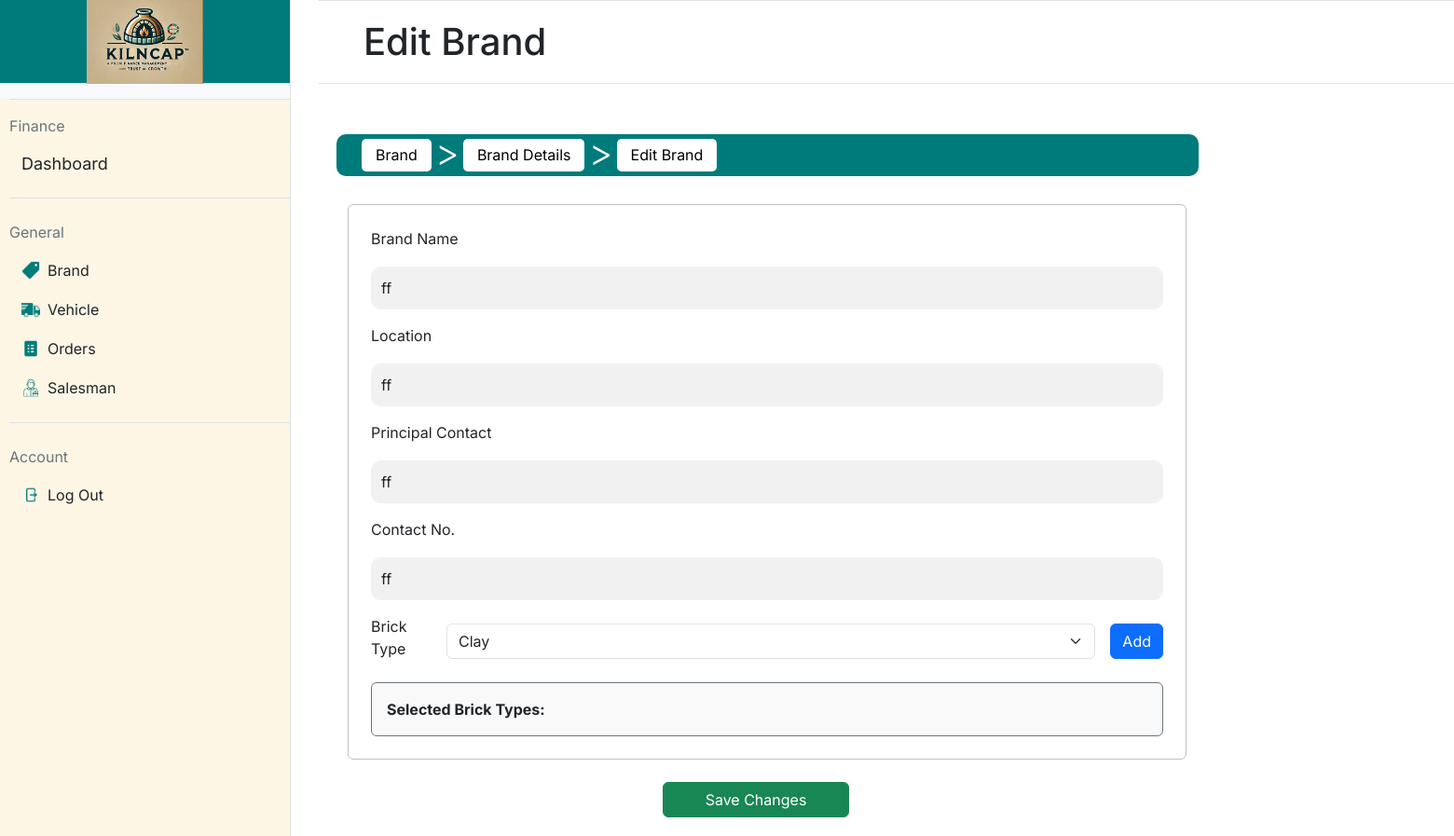
The app's page /edit_brand/1, older data.
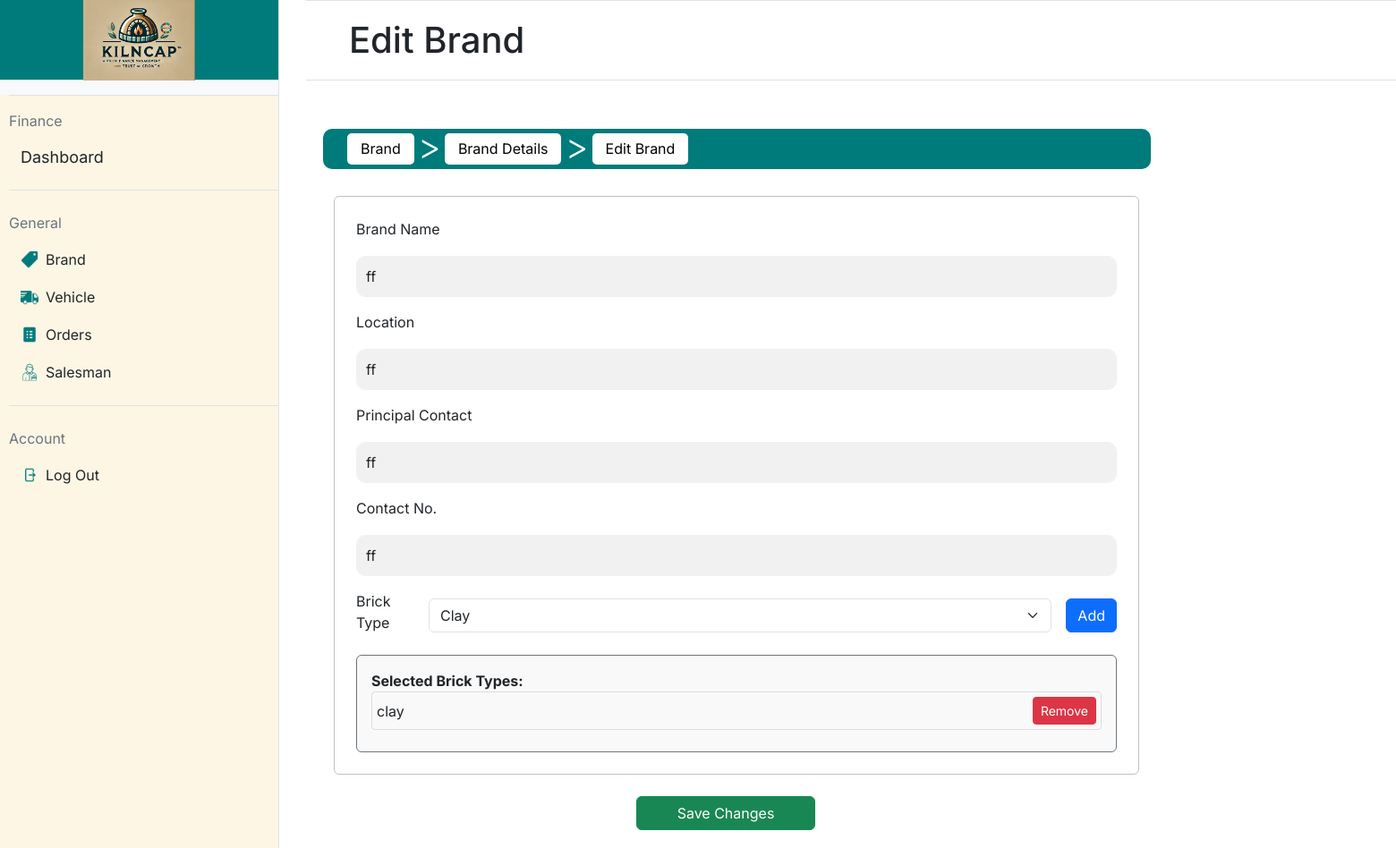
The same page, newer data.
### app.py (models this page shows, shortened)
class BrickType(db.Model):
    __tablename__ = 'brick_types'
    id = db.Column(db.Integer, primary_key=True, autoincrement=True)
    type_name = db.Column(db.String(50), nullable=False)
    brand_id = db.Column(db.Integer, db.ForeignKey('brands.id'), nullable=False)  # Foreign key to Brand
    __table_args__ = (
        db.UniqueConstraint('type_name', 'brand_id', name='unique_brick_type_per_brand'),
    )

### app.py (the view, shortened to what this page needs)
@app.route('/edit_brand/<int:brand_id>', methods=['GET', 'POST'])
def edit_brand(brand_id):
    brand = Brand.query.get(brand_id)
    if not brand:
        return "Brand not found", 404
    return render_template('edit_brand.html', brand=brand)

### templates/edit_brand.html (shortened to what the changed rows need)
{% extends "base.html" %}
{% block mainheading %}
Edit Brand
{% endblock %}
{% block maincontent %}
<div class="container-fluid" style="margin-top: 30px;">
    <div class="border border-secondary rounded p-4"
        style="max-width: 100%; min-width: 300px; max-width: 900px; border-color: silver !important;">
        <form id="brandForm"
            action="{{ url_for('edit_brand', brand_id=brand.id) }}"
            method="POST">
            <div id="selectedBrickTypesContainer"
                class="border border-secondary rounded p-3"
                style="background-color: #f9f9f9; margin-top: 15px;">
                {% for brick_type in brand.brick_types %}
                <div class="d-flex align-items-center mb-2"
                    style="padding: 5px; border: 1px solid #ddd; border-radius: 4px;">
                    <span class="me-3" style="flex-grow: 1;">{{
                        brick_type.type_name }}</span>
                    <button type="button"
                        class="btn btn-sm btn-danger removeBrickTypeBtn">Remove</button>
                </div>
                {% endfor %}
            </div>
        </form>
    </div>
</div>
{% endblock %}

Row changes from the older to the newer data that the page shows:
added BrickType: type_name "clay"
